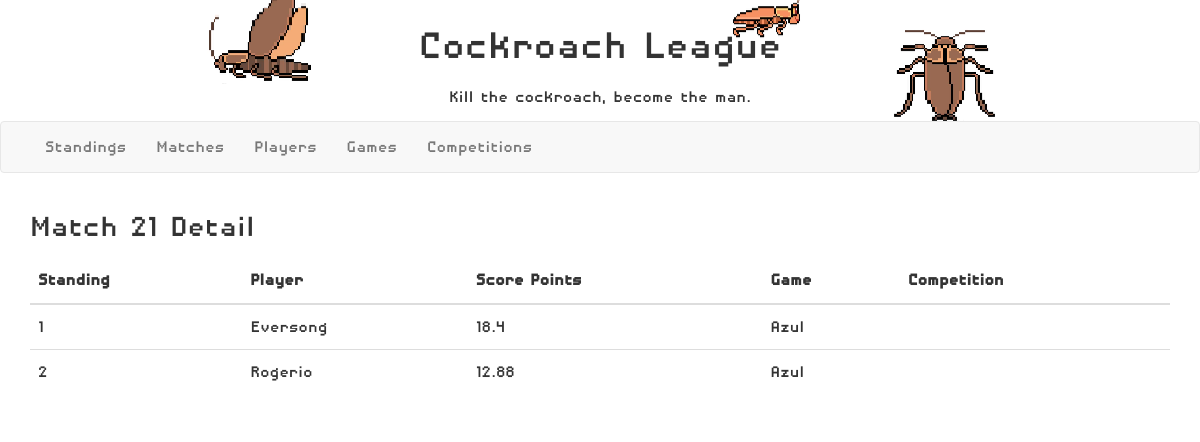
The page /rankings/matches/21 on the database as committed earlier.
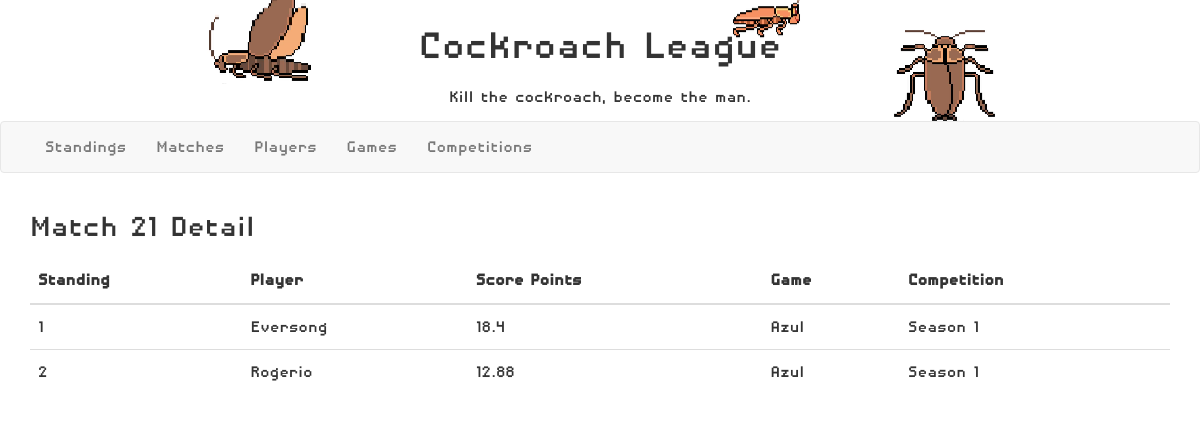
The same page on the database as committed later.
### rankings/models.py (models this page shows, shortened)
class GameMatchResult(models.Model):
    class Meta:
        unique_together = (('result_match_id', 'result_player'),)
    result_match_id = models.ForeignKey(GameMatch, on_delete=models.CASCADE)
    result_player = models.ForeignKey(Player, on_delete=models.CASCADE)
    result_standing = models.IntegerField()
    result_points = models.FloatField(null=True, blank=True)

class Player(models.Model):
    player_nickname = models.CharField(max_length=15, primary_key=True, null=False)
    player_first_name = models.CharField(max_length=15, null=False)
    player_last_name = models.CharField(max_length=15, null=False)
    player_photo = models.ImageField()
    player_bio = models.TextField(null=True, blank=True)
    def __str__(self):
        return self.player_nickname

class GameMatch(models.Model):
    match_id = models.IntegerField()
    match_date = models.DateField('Match Date')
    match_game = models.ForeignKey(Game, on_delete=models.CASCADE)
    match_players = models.ManyToManyField(Player)
    competition_id = models.ForeignKey(Competition, on_delete=models.CASCADE)

class Competition(models.Model):
    competition_id = models.IntegerField(primary_key=True)
    competition_name = models.CharField(max_length=50, null=False)

### rankings/views.py (the view)
# urls.py: path('matches/<int:match_id>', views.matches_details, name='matches-detail'),
def matches_details(request, match_id):
    match = GameMatch.objects.filter(match_id=match_id).first()
    match_results = GameMatchResult.objects.filter(result_match_id=match)
    context = {
        'match_results': match_results,
        'game': match.match_game,
        'match_id': match_id
    }
    return render(request, 'matches_detail.html', context=context)

### rankings/models.py (called while the page is built)
    def __str__(self):
        return self.game_name

### templates/matches_detail.html (shortened to what this page needs)
{% extends "base_generic.html" %}
{% block content %}
    <link href="https://maxcdn.bootstrapcdn.com/bootstrap/3.3.7/css/bootstrap.min.css" rel="stylesheet"/>
    <link href="https://cdnjs.cloudflare.com/ajax/libs/datatables/1.10.12/css/dataTables.bootstrap.min.css" rel="stylesheet"/>
    <div class="container">
        <h1 class="text-xs-center">Match {{ match_id }} Detail </h1>
        <table id="example" class="table" cellspacing="0" width="100%">
            <thead>
            <tr>
                <th>Standing</th>
                <th>Player</th>
                <th>Score Points</th>
                <th>Game</th>
                <th>Competition</th>
            </tr>
            </thead>
            <tbody>
            {% for  result in match_results %}
                <tr>
                <td>{{ result.result_standing }}</td>
                <td>{{ result.result_player }}</td>
                <td>{{ result.result_points }}</td>
                <td>{{ game }}</td>
                <td>{{ result.result_match_id.competition_id.competition_name }}</td>
                </tr>
            {% endfor %}
            </tbody>
        </table>
    </div>
{% endblock %}

Rows that differ between the two databases and show on the page:
changed through a linked row, GameMatchResult "Eversong": result_match_id.competition_id.competition_name (not shown) → "Season 1"
changed through a linked row, GameMatchResult "Rogerio": result_match_id.competition_id.competition_name (not shown) → "Season 1"
